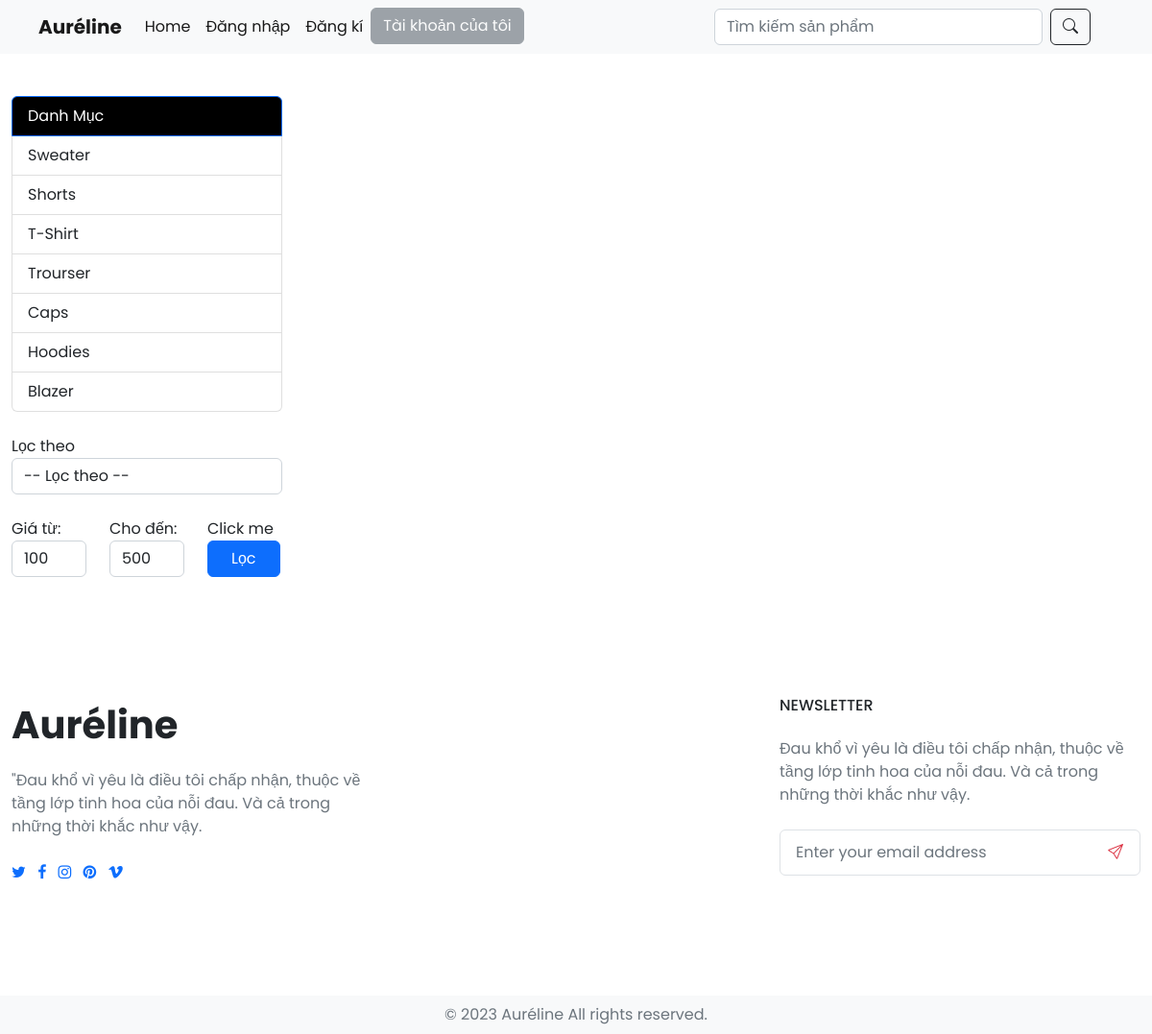
/src/index.php, run on the app's committed database.
### tables this page shows
CREATE TABLE `category` (
  `cate_id` int(10) NOT NULL,
  `cate_name` varchar(55) NOT NULL,
  `trangthai` int(1) NOT NULL
);

### src/app/model/connectdb.php (called while the page is built, shortened)
<?php
function get_connect(){
    try {
        $conn = new PDO("mysql:host=localhost;dbname=da1;charset=utf8","root","");
        $conn->setAttribute(PDO::ATTR_ERRMODE, PDO::ERRMODE_EXCEPTION);
        return $conn;
    } catch (\Throwable $th) {
        echo 'kết nối thất bại';
    }
}
function pdo_queryall($sql){
    $thamso = array_slice(func_get_args(),1);
    try {
        $conn = get_connect();
        $exe = $conn->prepare($sql);
        $exe->execute($thamso);
        $result = $exe->fetchAll();
        return $result;
    } catch (\Throwable $th) {
        echo 'Thao Tác Thất Bại.';
    }
    finally{
        unset($conn);
    }
}
?>

### src/app/model/cate.php (called while the page is built, shortened)
<?php
    function query_allcate(){
        $sql = "select * from category where trangthai = 0 order by cate_id desc";
        $result = pdo_queryall($sql);
        return $result;
    }
?>

### src/resources/view/Home.php (the view, shortened to what this page needs)
<div class="row justify-content-center g-3">
    <div class="col-3 d-none d-md-block ">
        <div class="list-group">
            <a href="index.php?act=home" class="list-group-item text-capitalize active bg-black">
                Danh mục
            </a>
            <?php
            $categories = query_allcate();
            if (count($categories)) {
                foreach ($categories as  $category) {
            ?>
                    <a href="index.php?act=home&category=<?php echo $category['cate_id'] ?>" class="list-group-item text-capitalize text-dark"><?php echo $category['cate_name']; ?></a>
            <?php
                }
            }
            ?>
        </div>
        <div class="form-group mt-4 mb-4">
            <label for="select-filter">Lọc theo</label>
            <select class="form-control select-filter" id="select-filter">
                <option value="0">-- Lọc theo --</option>
            </select>
        </div>
        <div class="form-group mt-4 mb-4">
            <form action="index.php?act=filterByPrices" method="GET">
                <div class="row">
                    <div class="col-md-4">
                        <label for="">Giá từ:</label>
                        <input type="text" name="start_price" value="<?php if (isset($_GET['start_price'])) {
                                                                            echo $_GET['start_price'];
                                                                        } else {
                                                                            echo "100";
                                                                        } ?>" class="form-control">
                    </div>
                    <div class="col-md-4">
                        <label for="">Cho đến:</label>
                        <input type="text" name="end_price" value="<?php if (isset($_GET['end_price'])) {
                                                                        echo $_GET['end_price'];
                                                                    } else {
                                                                        echo "500";
                                                                    } ?>" class="form-control">
                    </div>
                    <div class="col-md-4">
                        <label for="">Click me</label>
                        <button type="submit" name="filter" class="btn btn-primary px-4">Lọc</button>
                    </div>
                </div>
            </form>
        </div>
    </div>
    <div class="col-12 col-md-9">
    </div>
</div>

### src/resources/css/global.css (style rules this page uses)
* { padding: 0; margin: 0; box-sizing: border-box; }
body { font-family: "Poppins", sans-serif; margin-bottom: 0; }
html { width: 100%; height: 100%; }
a { cursor: pointer !important; }

### data on the page
category: cate_name "Sweater"
category: cate_name "Shorts"
category: cate_name "T-Shirt"
category: cate_name "Trourser"
category: cate_name "Caps"
category: cate_name "Hoodies"
category: cate_name "Blazer"
